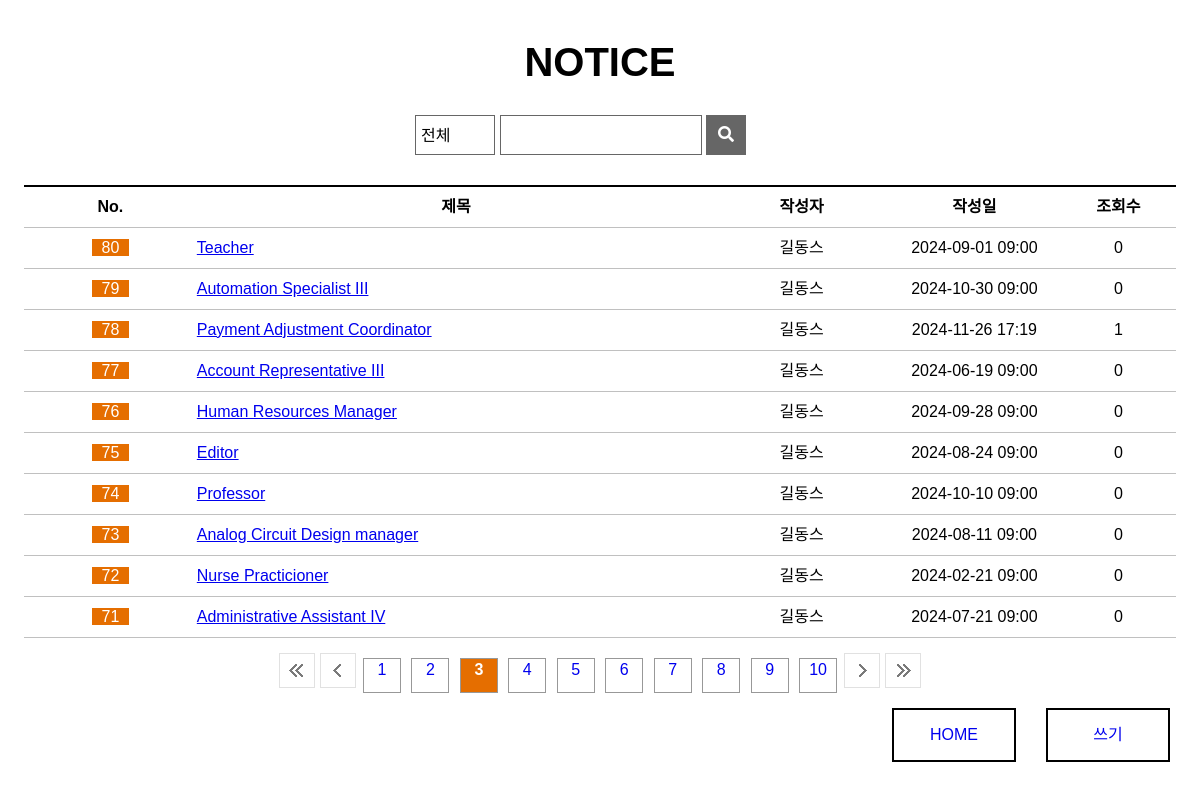
The page /board/blist/?npage=3 on the database its author committed.
### board/models.py (models this page shows, shortened)
class Board(models.Model):
  bno = models.AutoField(primary_key=True)
  member = models.ForeignKey(Member,on_delete=models.DO_NOTHING, null=True)
  btitle = models.CharField(max_length=1000)
  bcontent = models.TextField()
  bgroup = models.IntegerField(null=True)
  bstep = models.IntegerField(default=0)
  bindent = models.IntegerField(default=0)
  bhit = models.IntegerField(default=0)
  bdate = models.DateTimeField(auto_now=True)
  bfile = models.ImageField(null=True,upload_to='board')

### member/models.py (models this page shows, shortened)
class Member(models.Model):
  id = models.CharField(max_length=50,primary_key=True)
  pw = models.CharField(max_length=100)
  name = models.CharField(max_length=100)
  nicName = models.CharField(max_length=100)
  tel = models.CharField(max_length=20,default='010-0000-0000')
  gender = models.CharField(max_length=10,default='남자')
  hobby = models.CharField(max_length=50,default='game')
  mdate = models.DateTimeField(auto_now=True)

### board/views.py (the view)
# urls.py: path('blist/', views.blist, name='blist'),
def blist(request):
  npage = int(request.GET.get('npage',1))
  qs = Board.objects.all().order_by("-bgroup","bstep")
  paginator = Paginator(qs,10)
  blist = paginator.get_page(npage)  #1페이지 10개
  context = {"blist":blist,'npage':npage}
  return render(request, 'blist.html', context)

### board/templates/blist.html (shortened to what this page needs)
{% load static %}
<!DOCTYPE html>
<html>
<head>
  <link rel="stylesheet" href="https://cdnjs.cloudflare.com/ajax/libs/font-awesome/5.12.1/css/all.min.css">
  <link rel="stylesheet" href="{% static '/css/style.css' %}">
  <link rel="stylesheet" href="{% static '/css/notice_list.css' %}">
</head>
<body>
<section>
    <h1>NOTICE</h1>
    <div class="wrapper">
      <form action="/board/blist" name="search" method="post">
        <select name="category" id="category">
          <option value="0">전체</option>
        </select>
        <div class="title">
          <input type="text" size="16">
        </div>
        <button type="submit"><i class="fas fa-search"></i></button>
      </form>
    </div>
    <table>
      <colgroup>
        <col width="15%">
        <col width="45%">
        <col width="15%">
        <col width="15%">
        <col width="10%">
      </colgroup>
      <tr>
        <th>No.</th>
        <th>제목</th>
        <th>작성자</th>
        <th>작성일</th>
        <th>조회수</th>
      </tr>
       {% if blist%}
        {% for board in blist %}
          <tr>
            <td><span class="table-notice">{{board.bno}}</span></td>
            <td class="table-title">
              <a href="/board/bview/{{board.bno}}/?npage={{npage}}">
                {{board.btitle}}
              </a>
              </td>
              <td>{{board.member.nicName}}</td>
              <td>{{board.bdate|date:'Y-m-d H:i'}}</td>
              <td>{{board.bhit}}</td>
            </tr>
          {% endfor %}
        {% else %}
          <tr>
            <td colspan='5'>데이터가 없습니다.</td>
          </tr>
        {% endif %}
    </table>
    <ul class="page-num">
      {% if blist.has_previous %}
        <a href='/board/blist/?nmage=1'><li class="first"></li></a>
        <a href='/board/blist/?npage={{blist.previous_page_number}}'><li class="prev"></li></a>
      {% else %}
        <li class="first"></li>
        <li class="prev"></li>
      {% endif %}
        {% for page in blist.paginator.page_range %}
        {% if page != npage %}
          <a href="/board/blist/?npage={{page}}"><li class="num"><div>{{page}}</div></li></a>
        {% else %}
        <li class="num on"><div>{{page}}</div></li>
        {% endif %}
        {% endfor %}
        {% if blist.has_next %}
          <a href="/board/blist/?npage={{blist.next_page_number}}"><li class="next"></li></a>
          <a href="/board/blist/?npage={{blist.paginator.num_pages}}"><li class="last"></li></a>
        {% else %}
          <li class="next"></li>
          <li class="last"></li>
        {% endif %}
    </ul>
    <a href="/board/bwrite/"><div class="write">쓰기</div></a>
    <a href="/"><div class="write">HOME</div></a>
  </section>
</body>
</html>

### static/css/style.css (style rules this page uses)
*, body { margin: 0; padding: 0; font-family: 'Noto Sans KR', sans-serif; font-size: 16px; }
li { display: inline-block; padding-right: 5px; font-size: 13px; }
.wrapper { width: 1200px; margin: auto; }

### static/css/notice_list.css (style rules this page uses)
section { text-align: center; }
h1 { margin-top: 40px; margin-bottom: 50px; font-size: 40px; }
.wrapper { position: relative; }
select { position: absolute; top: 50%; left: 50%; width: 80px; height: 40px; margin-left: -185px; margin-top: -20px; padding: 5px; border: 1px solid #666666; font-family: inherit; background: url(https://www.midashotel.co.kr/Midas_common/images/homepage/board/search-box-select.png) no-repeat 95% 50%; -webkit-appearance: none; -moz-appearance: none; appearance: none; }
form > div { position: absolute; top: 50%; left: 50%; width: 200px; height: 38px; margin-left: -100px; margin-top: -20px; display: inline-block; border: 1px solid #666666; }
input { position: relative; top: 4px; left: 2px; border: none; font-size: 16px; }
button { position: absolute; top: 50%; left: 50%; width: 40px; height: 40px; margin-left: 106px; margin-top: -20px; background: #666666; color: white; border: none; }
table { width: 96%; margin-top: 100px; margin-left: auto; margin-right: auto; line-height: 40px; }
.table-notice { background-color: #e56e00; color: white; padding-left: 10px; padding-right: 10px; }
.table-title { text-align: left; }
table { border-collapse: collapse; }
th { border: 1px solid silver; border-top: 2px solid black; }
td { border: 1px solid silver; }
th, td { border-left: hidden; border-right: hidden; }
.page-num { margin-top: 15px; }
.page-num li { width: 36px; height: 35px; padding: 0; }
.first { background: url('/static/images/paging_first.png') no-repeat; }
.prev { background: url('/static/images/paging_prev.png') no-repeat; }
.num { position: relative; top: -15px; height: 33px !important; margin-left: 3px; margin-right: 3px; border: 1px #989898 solid; }
.on { background-color: #e56e00; color: white; font-weight: 700; }
.num > div { position: relative; top: 2px; }
.next { background: url('/static/images/paging_next.png') no-repeat; }
.last { background: url('/static/images/paging_last.png') no-repeat; }
.write { float: right; width: 120px; height: 50px; line-height: 50px; margin: 0 30px 50px 0; border: 2px black solid; }

### rows shown on the page
Board: bno "80", btitle "Teacher", member.nicName "길동스", bdate "2024-09-01 09:00", bhit "0"
Board: bno "79", btitle "Automation Specialist III", member.nicName "길동스", bdate "2024-10-30 09:00", bhit "0"
Board: bno "78", btitle "Payment Adjustment Coordinator", member.nicName "길동스", bdate "2024-11-26 17:19", bhit "1"
Board: bno "77", btitle "Account Representative III", member.nicName "길동스", bdate "2024-06-19 09:00", bhit "0"
Board: bno "76", btitle "Human Resources Manager", member.nicName "길동스", bdate "2024-09-28 09:00", bhit "0"
Board: bno "75", btitle "Editor", member.nicName "길동스", bdate "2024-08-24 09:00", bhit "0"
Board: bno "74", btitle "Professor", member.nicName "길동스", bdate "2024-10-10 09:00", bhit "0"
Board: bno "73", btitle "Analog Circuit Design manager", member.nicName "길동스", bdate "2024-08-11 09:00", bhit "0"
Board: bno "72", btitle "Nurse Practicioner", member.nicName "길동스", bdate "2024-02-21 09:00", bhit "0"
Board: bno "71", btitle "Administrative Assistant IV", member.nicName "길동스", bdate "2024-07-21 09:00", bhit "0"

### other values the page prints
{{ page }} "1" "2" "4" "5" "6" "7" "8" "9" "10"
{{ page }} "3"
